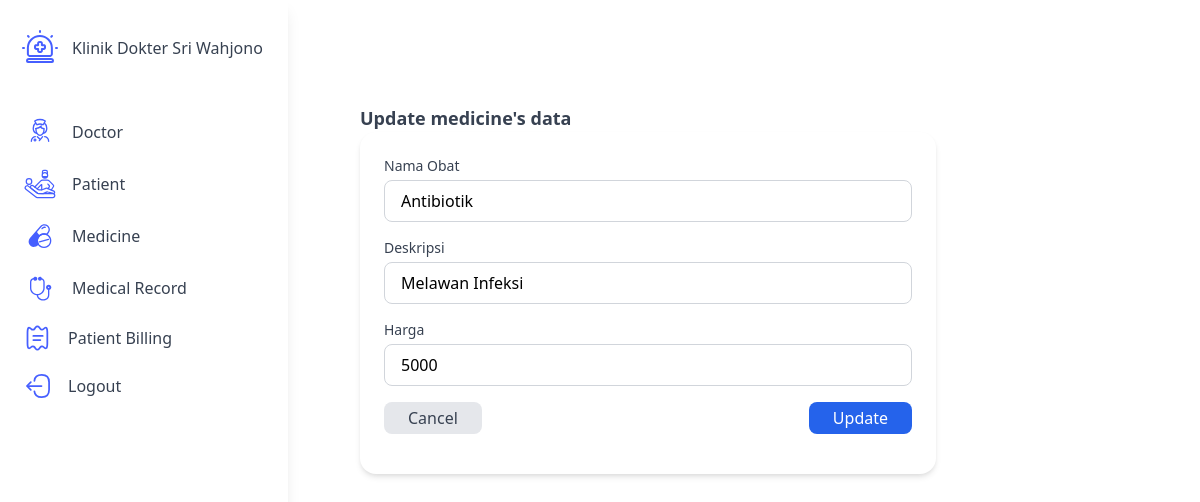
The page /obat/form-update.php?id_obat=2 (signed in) on the database its author committed.
### tables this page shows
CREATE TABLE `obat` (
  `id_obat` int NOT NULL,
  `nama_obat` varchar(25) NOT NULL,
  `deskripsi` varchar(50) NOT NULL,
  `harga` int NOT NULL
);

### obat/form-update.php (the view, shortened to what this page needs)
<main class="flex min-h-screen">
    <div class="w-72 bg-gray-800 text-white">
        <?php include '../components/sidebar.php'; ?>
    </div>
	<div class="flex-1 p-6">
		<section>
			<div class="w-full">
				<h2 class="text-gray-700 text-lg font-semibold mt-20 ml-12">Update medicine's data</h2>
            <div class="bg-white rounded-2xl max-w-xl shadow-md ml-12 p-6">
                        <?php
                         include '../connect.php';
                        if(isset($_GET['id_obat']))
                        {
                            $id_obat=$_GET['id_obat'];
                            $query = "SELECT * FROM obat WHERE id_obat='$id_obat' ";
                            $query_run = mysqli_query($conn, $query);
                            if(mysqli_num_rows($query_run) > 0)
                            {
                                $data = mysqli_fetch_array($query_run);
                                ?>
                                <form action="update.php" method="POST">
                                    <div class="mb-4">
                                        <label class="block text-sm font-medium text-gray-700 mb-1">Nama Obat</label>
                                        <input type="text" name="nama_obat" value="<?=$data['nama_obat'];?>" class="w-full border border-gray-300 rounded-lg px-4 py-2 focus:outline-none focus:ring-2 focus:ring-blue-500" autocomplete="off">
                                    </div>
                                    <div class="mb-4">
                                        <label class="block text-sm font-medium text-gray-700 mb-1">Deskripsi</label>
                                        <input type="text" name="deskripsi" value="<?=$data['deskripsi'];?>" class="w-full border border-gray-300 rounded-lg px-4 py-2 focus:outline-none focus:ring-2 focus:ring-blue-500" autocomplete="off">
                                    </div>
                                    <div class="mb-4">
                                        <label class="block text-sm font-medium text-gray-700 mb-1">Harga</label>
                                        <input type="text" name="harga" value="<?=$data['harga'];?>" class="w-full border border-gray-300 rounded-lg px-4 py-2 focus:outline-none focus:ring-2 focus:ring-blue-500" autocomplete="off">
                                    </div>
									<div class="flex justify-between items-center">
										<a href="view.php"
											class="bg-gray-200 hover:bg-gray-300 text-gray-700 font-medium px-6 py-1 rounded-lg">
											Cancel
										</a>
										<button type="submit" name="update"
											class="bg-blue-600 hover:bg-blue-700 text-white font-medium px-6 py-1 rounded-lg">
											Update
										</button>
									</div>
                                </form>
                                <?php
                            }
                            else
                            {
                                echo "<h4>No Such Id Found</h4>";
                            }
                        }
                        ?>
                    </div>
					</div>
				</div>
		</main>
	</body>
</html>

### rows shown on the page
obat: nama_obat "Antibiotik", deskripsi "Melawan Infeksi", harga "5000"
